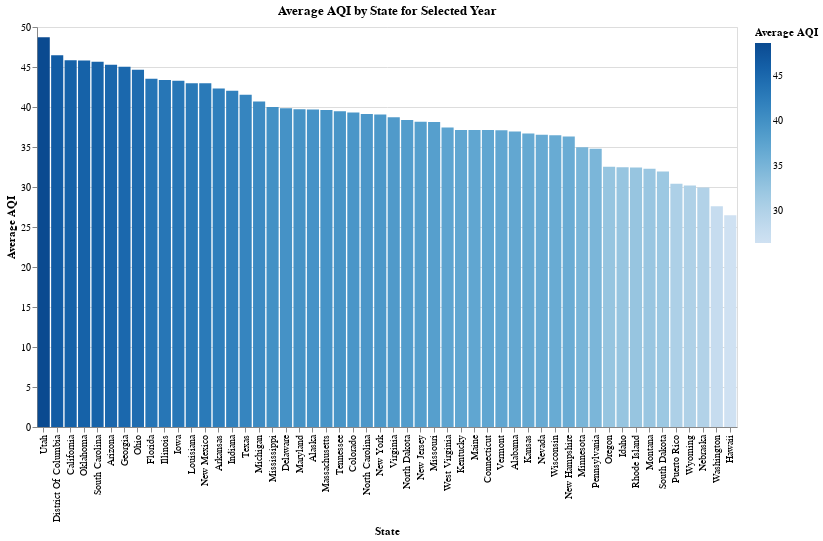

This figure's notebook cell:
### Code cell
state_yearly_aqi = state_yearly_aqi[
    state_yearly_aqi["State Name"] != "Country Of Mexico"
]

# Define the year parameter with a slider selection
year_param = alt.param(
    name="Select_Year",  # Signal name
    bind=alt.binding_range(
        min=2000,  # Minimum year
        max=2024,  # Maximum year
        step=1,  # Step for the slider
        name="Year: ",
    ),
    value=2024,  # Default value
)

# Create an interactive bar chart for AQI by state for a specific year
bar_chart = (
    alt.Chart(state_yearly_aqi)
    .mark_bar()
    .encode(
        x=alt.X("State Name:N", sort="-y", title="State"),
        y=alt.Y("AQI:Q", title="Average AQI"),
        color=alt.Color("AQI:Q", title="Average AQI"),
        tooltip=["State Name", "AQI", "Year"],
    )
    .add_params(year_param)  # Add the year parameter to the chart
    .transform_filter(alt.datum.Year == year_param)  # Filter based on selected year
    .properties(title="Average AQI by State for Selected Year", width=700, height=400)
)

bar_chart

### Figure 1 — Vega-Lite specification as saved in the notebook (floating-point values rounded to 4 significant figures; data arrays with more than 128 entries replaced by an {"elided": "..."} marker saying what was removed)
{"config": {"view": {"continuousWidth": 300, "continuousHeight": 300}}, "data": {"name": "data-f60bdbd3b8dbe05f469f1baf733e9981"}, "mark": {"type": "bar"}, "encoding": {"color": {"field": "AQI", "title": "Average AQI", "type": "quantitative"}, "tooltip": [{"field": "State Name", "type": "nominal"}, {"field": "AQI", "type": "quantitative"}, {"field": "Year", "type": "quantitative"}], "x": {"field": "State Name", "sort": "-y", "title": "State", "type": "nominal"}, "y": {"field": "AQI", "title": "Average AQI", "type": "quantitative"}}, "height": 400, "params": [{"name": "Select_Year", "bind": {"input": "range", "max": 2024, "min": 2000, "name": "Year: ", "step": 1}, "value": 2024}], "title": "Average AQI by State for Selected Year", "transform": [{"filter": "(datum.Year === Select_Year)"}], "width": 700, "$schema": "https://vega.github.io/schema/vega-lite/v5.20.1.json", "datasets": {"data-f60bdbd3b8dbe05f469f1baf733e9981": {"elided": "1331 records"}}}
